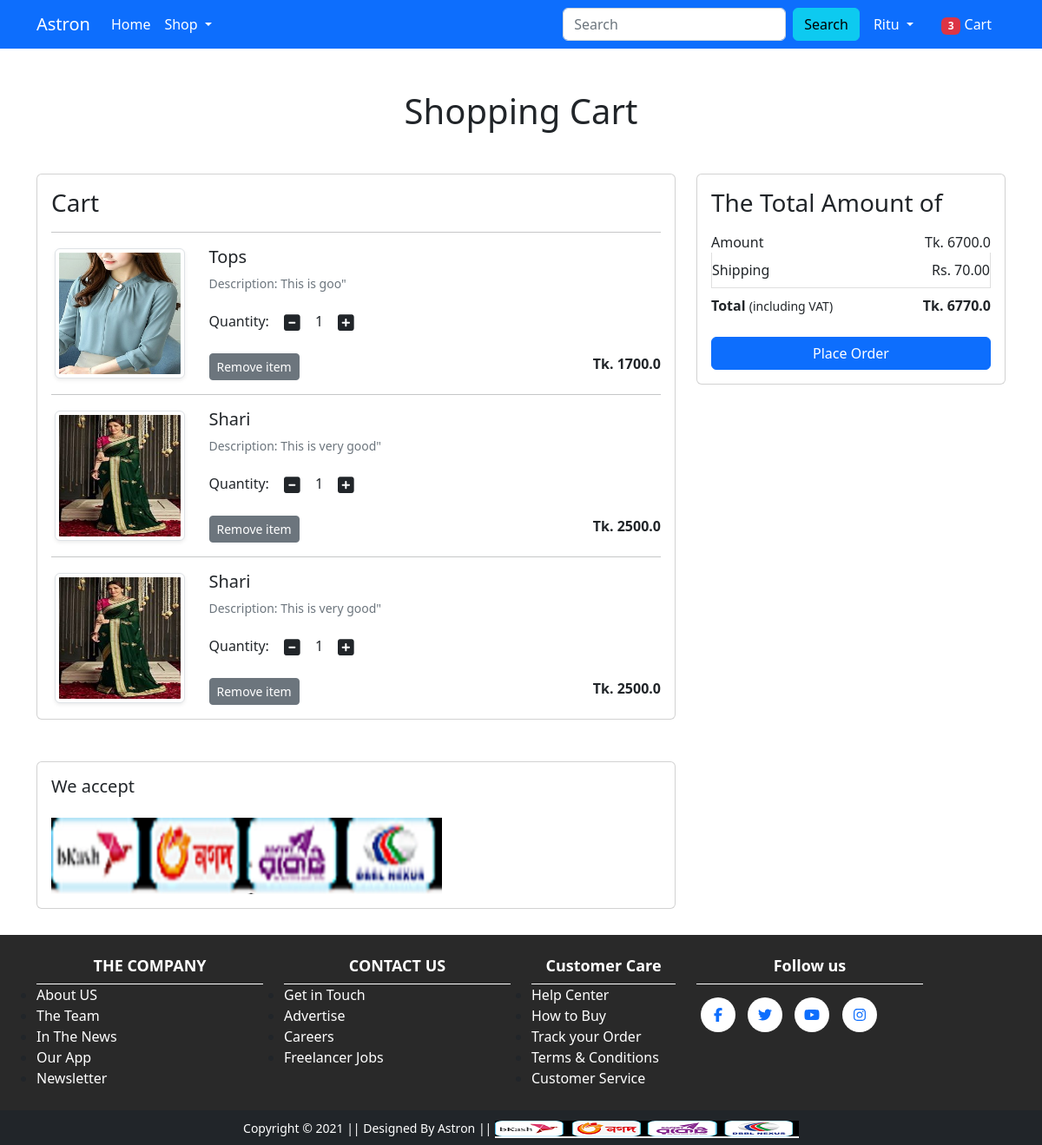
Page /cart/ (signed in) on the committed database.
### shop/models.py (models this page shows, shortened)
class Cart(models.Model):
    user = models.ForeignKey(User, on_delete=models.CASCADE)
    product = models.ForeignKey(Product, on_delete=models.CASCADE)
    quantity = models.PositiveIntegerField(default=1)

class Product(models.Model):
    title = models.CharField(max_length=100)
    selling_price = models.FloatField()
    discounted_price = models.FloatField()
    description = models.TextField()
    brand = models.CharField(max_length=100)
    category = models.CharField(choices=CATEGORY_CHOICES, max_length=2)
    product_image = models.ImageField(upload_to='productimg')

### shop/views.py (the view)
# urls.py: path('cart/', views.show_cart, name='showcart'),
@login_required()
def show_cart(request):
    totalitem = 0
    if request.user.is_authenticated:
        user = request.user
        cart = Cart.objects.filter(user=user)
        amount = 0.0
        shipping = 70.0
        totalamount = 0.0
        cart_product = [p for p in Cart.objects.all() if p.user == user]
        totalitem = len(Cart.objects.filter(user=request.user))
        if cart_product:
            for cat in cart_product:
                temtamount = (cat.quantity * cat.product.discounted_price)
                amount += temtamount
                totalamount = amount + shipping
            return render(request, 'shop/addtocart.html',
                          {'carts': cart, 'amount': amount, 'totalamount': totalamount, 'totalitem': totalitem})
        else:
            return render(request, 'shop/emptycart.html', {'totalitem': totalitem})

### shop/templates/shop/addtocart.html (shortened to what this page needs)
{% extends 'shop/base.html' %}
{% load static %}
{% block main-content %}
<div class="container my-5">
 <div class="row">
  <h1 class="text-center mb-5">Shopping Cart</h1>
  <div class="col-sm-8">
  <div class="card">
   <div class="card-body">
    <h3>Cart</h3>
    {% for ct in carts %}
    <hr>
    <div class="row">
     <div class="col-sm-3 text-center align-self-center"><img src="{{ct.product.product_image.url}}" alt="" srcset="" class="img-fluid img-thumbnail shadow-sm" height="150" width="150"> </div>
     <div class="col-sm-9">
      <div>
       <h5>{{ct.product.title}}</h5>
       <p class="mb-2 text-muted small">Description: {{ct.product.description}}"</p>
       <div class="my-3">
        <label for="quantity">Quantity:</label>
        <a class="minus-cart btn"  pid ="{{ct.product.id}}"><i class="fas fa-minus-square fa-lg"></i></a>
          <span id="quantity">{{ct.quantity}}</span>
        <a class="plus-cart btn" pid="{{ct.product.id}}"><i class="fas fa-plus-square fa-lg"></i></a>
       </div>
       <div class="d-flex justify-content-between">
        <a href="#" class="btn btn-sm btn-secondary mr-3 remove-cart" pid="{{ct.product.id}}">Remove item </a>
        <p class="mb-0"><span><strong>Tk.  {{ct.product.discounted_price}}</strong></span></p>
       </div>
      </div>
     </div>
    </div>
    {% endfor%}
   </div>
   </div>
  </div>
  <div class="col-sm-4">
   <div class="card">
    <div class="card-body">
      <h3>The Total Amount of</h3>
      <ul class="list-group">
       <li class="list-group-item d-flex justify-content-between align-items-center border-0 px-0 pb-0">Amount<span>Tk. <span id="amount">{{amount}}</span></span></li>
       <li class="list-group-item d-flex justify-content-between align-items-center px-0">Shipping<span>Rs. 70.00</span></li>
       <li class="list-group-item d-flex justify-content-between align-items-center border-0 px-0 mb-3">
        <div>
           <strong>Total</strong> <small>(including VAT)</small>
         </div>
         <span><strong>Tk. <strong id="totalamount">{{totalamount}}</strong> </strong></span>
       </li>
      </ul>
      <div class="d-grid"><a href="{% url 'checkout' %}" class="btn btn-primary">Place Order</a></div>
    </div>
   </div>
  </div>
 </div>
</div>
<div class="container">
 <div class="row">
  <div class="col-sm-8">
   <div class="card">
    <div class="card-body">
      <h5 class="mb-4">We accept</h5>
      <img src="{% static 'app/images/p.png' %}" alt="" class="img-fluid">
    </div>
  </div>
  </div>
 </div>
</div>
{% endblock main-content %}

### shop/templates/shop/base.html (shortened to what this page needs)
<!doctype html>
{% load static %}
<html lang="en">
  <head>
    <link href="https://cdn.jsdelivr.net/npm/bootstrap@5.0.0-beta1/dist/css/bootstrap.min.css" rel="stylesheet">
    <link rel="stylesheet" href="{% static 'app/css/owl.carousel.min.css' %}">
    <link rel="stylesheet" href="{% static 'app/css/all.min.css' %}">
      <link rel="stylesheet" href="https://cdn.jsdelivr.net/npm/bootstrap@5.2.3/dist/css/bootstrap.min.css">
    <link rel="stylesheet" href="{% static 'app/css/style.css' %}">
      <link rel="stylesheet" href="{% static 'app/css/responsive.css' %}">
  </head>
  <body>
    <nav class="navbar navbar-expand-lg navbar-dark bg-primary">
     <div class="container">
       <a class="navbar-brand" href="/">Astron</a>
       <div class="collapse navbar-collapse" id="navbarSupportedContent">
         <ul class="navbar-nav me-auto mb-2 mb-lg-0">
           <li class="nav-item">
             <a class="nav-link active" aria-current="page" href="/">Home</a>
           </li>
           <li class="nav-item dropdown">
             <a class="nav-link dropdown-toggle text-white" href="#" id="electronicsDropdown" role="button" data-bs-toggle="dropdown" aria-expanded="false">
               Shop
             </a>
           </li>
         </ul>
         <form class="d-flex" action="{% url 'search' %}" method="get">
           <input class="form-control me-2" name="quary" type="search" placeholder="Search" aria-label="Search">
           <button class="btn btn-info" type="submit">Search</button>
         </form>
         <div>
          <ul class="navbar-nav me-auto mb-2 mb-lg-0">
              {% if request.user.is_authenticated %}
           <li class="nav-item dropdown mx-2">
              <a class="nav-link dropdown-toggle text-white" href="#" id="profileDropdown" role="button" data-bs-toggle="dropdown" aria-expanded="false">
                  <span class="text-capitalize">{{request.user}}</span>
              </a>
            </li>
            <li class="nav-item mx-2">
             <a href="{% url 'showcart' %}" class="nav-link text-white"><span class="badge bg-danger">{{totalitem}}</span> Cart </a>
            </li>
              {% endif %}
          </ul>
         </div>
       </div>
     </div>
    </nav>
    {% block main-content %} {% endblock main-content %}
   <div class="end_bottom">
    <div class="container">
        <div class="row">
            <div class="col-12 col-sm-6 col-md-4 col-lg-3">
                 <div class="compaany">
                    <h5>THE COMPANY</h5>
                    <div class="company_items">
                        <div class="company_aling">
                            <ul>
                                <li><a href="#">About US</a></li>
                                <li><a href="#">The Team</a></li>
                                <li><a href="#">In The News</a></li>
                                <li><a href="#">Our App</a></li>
                                <li><a href="#">Newsletter</a></li>
                            </ul>
                        </div>
                    </div>
                </div>            </div>
            <div class="col-12 col-sm-6 col-md-4 col-lg-3">
                <div class="compaany">
                    <h5>CONTACT US</h5>
                    <div class="company_items">
                        <div class="company_aling">
                            <ul>
                                <li><a href="#">Get in Touch</a></li>
                                <li><a href="#">Advertise</a></li>
                                <li><a href="#">Careers</a></li>
                                <li><a href="#">Freelancer Jobs</a></li>
                            </ul>
                        </div>
                    </div>
                </div>
            </div>
            <div class="col-12 col-sm-5 col-md-4 col-lg-2">
                <div class="compaany">
                    <h5>Customer Care</h5>
                    <div class="company_items">
                        <div class="company_aling">
                            <ul>
                                <li><a href="#"> Help Center</a></li>
                                <li><a href="#">How to Buy</a></li>
                                <li><a href="#">Track your Order</a></li>
                                <li><a href="#">Terms & Conditions </a></li>
                                <li><a href="#">Customer Service</a></li>
                            </ul>
                        </div>
                    </div>
                </div>
            </div>
            <div class="col-12 col-sm-7 col-md-4 col-lg-3">
                <div class="compaany">
                    <h5>Follow us</h5>
                    <div class="social_icone">
                        <ul>
                            <li><a href="https://www.facebook.com/engalif1"><i class="fab fa-facebook-f"></i></a></li>
                            <li><a href="#"><i class="fab fa-twitter"></i></a></li>
                            <li><a href="https://www.youtube.com/@alifhossain1125"><i class="fab fa-youtube"></i></a></li>
                            <li><a href="#"><i class="fab fa-instagram"></i></a></li>
                        </ul>
                    </div>
                </div>
            </div>
        </div>
    </div>
</div>
    <footer class="container-fluid bg-dark text-center p-2 mt-0">
        <small class="text-white">Copyright &copy; 2021 || Designed By Astron || </small>
        <img src="{% static 'app/images/u.png' %}" alt="" srcset="" class="img-fluid" height="2px">
    </footer>
  </body>
</html>

### shop/static/app/css/style.css (style rules this page uses)
.end_bottom { background-color: #292929; margin-top: 30px; }
.compaany { padding-bottom: 10px; }
.compaany h5 { font-size: 18px; font-weight: 600; padding-top: 25px; padding-bottom: 10px; color: #fff; margin: unset; text-align:center }
.compaany ul { margin-bottom:15px; padding:0; border-top: 1px solid #fff; }
.company_aling ul li a { color: #fff; font-size: 16px; text-decoration:none; }
.social_icone ul li { margin-top:15px; padding: 0px 5px; display: inline-block; transition: all 0.4s; }
.social_icone ul li a { height: 40px; width: 40px; background-color: #fff; border-radius: 30px; justify-content: center; align-items: center; display: flex; }

### rows in the picture
Cart: product.product_image (picture), product "Tops", product.description "This is goo", quantity "1", product.discounted_price "1700.0"
Cart: product.product_image (picture), product "Shari", product.description "This is very good", quantity "1", product.discounted_price "2500.0"
Cart: product.product_image (picture), product "Shari", product.description "This is very good", quantity "1", product.discounted_price "2500.0"

### other values in the picture
{{ request.user }} "Ritu"
{{ totalitem }} "3"
{{ amount }} "6700.0"
{{ totalamount }} "6770.0"
